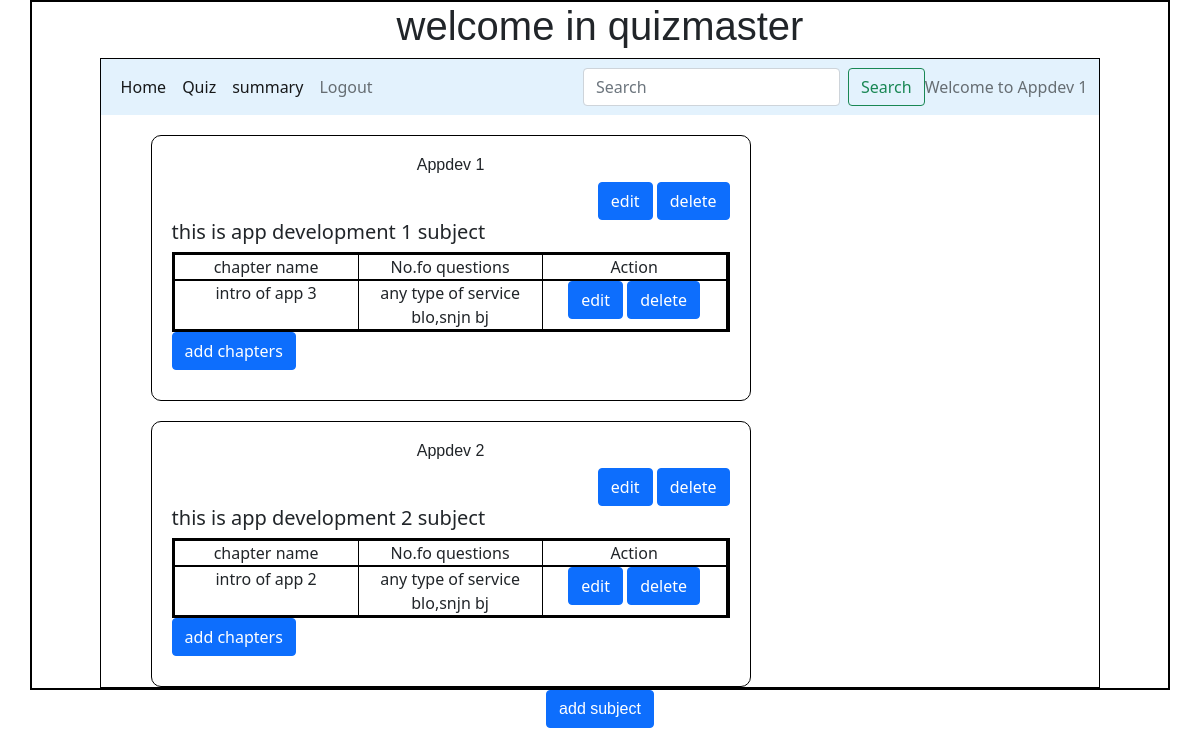
The app's page /admin_dashboard/Appdev 1 with its own data.
### models/database.py (models this page shows)
class Subjects(db.Model):
    __tablename__="Subjects"
    id=db.Column(db.Integer, primary_key=True, autoincrement=True, unique=True)
    name=db.Column(db.String(100), nullable=False)
    description=db.Column(db.String(100), nullable=False)
    chapter=db.relationship("Chapters", backref='Subjects', cascade="all, delete-orphan")

class Chapters(db.Model):
    __tablename__="Chapters"
    id=db.Column(db.Integer, primary_key=True, autoincrement=True,unique=True)
    name=db.Column(db.String(100), nullable=False)
    description=db.Column(db.String(100), nullable=False)
    subject_id=db.Column(db.Integer, db.ForeignKey("Subjects.id", ondelete="CASCADE"), nullable=False)
    quiz=db.relationship('Quizzes', backref="Chapters", cascade="all, delete-orphan")

### controllers/main.py (the view)
@app.route("/admin_dashboard/<name>")
def admin_dashboard(name):
    subjects=Subjects.query.all()
    return render_template("admin_dashboard.html", name=name, subjects=subjects)

### templates/admin_dashboard.html (shortened to what this page needs)
{%extends "admin_layout.html"%}
{%block content%}
            {%if subjects%}
            <div>
              {%for subject in subjects%}
              <div class="small_form">
                <h4 class="center">{{subject.name}}</h4>
                <div style="text-align: right;">
                  <a class="btn btn-primary" href="/subject/{{subject.id}}/{{name}}" role="button">edit</a>
                  <a class="btn btn-primary" href="/subject/{{subject.id}}/{{name}}/delete" role="button">delete</a>
                </div>
                <h5>{{subject.description}}</h5>
                <div class="container text-center">
                  <div class="row">
                    <div class="col">
                      chapter name
                    </div>
                    <div class="col">
                      No.fo questions
                    </div>
                    <div class="col">
                      Action
                    </div>
                  </div>
                  {%if subject.chapter%}
                  {%for chapter in subject.chapter%}
                  <div class="row">
                    <div class="col">
                      {{chapter.name}}
                    </div>
                    <div class="col">
                    {{chapter.description}}
                    </div>
                    <div class="col">
                      <a class="btn btn-primary" href="/edit/{{subject.id}}/{{chapter.id}}/{{name}}" role="button">edit</a>
                      <a class="btn btn-primary" href="/chapter/{{chapter.id}}/{{name}}/delete" role="button">delete</a>
                    </div>
                  </div>
                  {%endfor%}
                  {%else%}
                  <div>
                    <h5>no chapter added yet</h5>
                  </div>
                  {%endif%}
                  </div>
                    <a class="btn btn-primary" href="/new_chapter/{{subject.id}}/{{name}}" role="button">add chapters</a>
                  </div>
                </div>
                {%endfor%}
              </div>
              {%else%}
              <div>
                <h4>No Subject added till now</h4>
              </div>
              {%endif%}
              <div class="center">
                <a class="btn btn-primary" href="/new_subject/{{name}}" role="button">add subject</a>
              </div>
{%endblock%}

### templates/admin_layout.html (shortened to what this page needs)
<!DOCTYPE html>
<html>
<head>
    <link rel="stylesheet" href="\static\main.css">
    <link href="https://cdn.jsdelivr.net/npm/bootstrap@5.0.2/dist/css/bootstrap.min.css" rel="stylesheet">
</head>
<body>
  <div class="container">
    <div class="center"><h1>welcome in quizmaster</h1></div>
      <div class="panel">
        <nav class="navbar navbar-expand-lg navbar-light" style="background-color: #e3f2fd;">
          <div class="container-fluid">
            <div class="collapse navbar-collapse" id="navbarText">
              <ul class="navbar-nav me-auto mb-2 mb-lg-0">
                <li class="nav-item">
                  <a class="nav-link active" aria-current="page" href="/admin_dashboard/{{name}}">Home</a>
                </li>
                <li class="nav-item">
                  <a class="nav-link active" aria-current="page" href="/quiz_management/{{name}}">Quiz</a>
                </li>
                <li class="nav-item">
                  <a class="nav-link active" aria-current="page" href="/admin_summary{{name}}">summary</a>
                </li>
                <li class="nav-item">
                  <a class="nav-link" href="/login">Logout</a>
                </li>
              </ul>
              <form class="d-flex" method="POST" action="/search/{{name}}">
                <input class="form-control me-2" type="search" placeholder="Search" aria-label="Search" name="admin_search" id="admin_search">
                <button class="btn btn-outline-success" type="submit">Search</button>
              </form>
              <span class="navbar-text">
                Welcome to {{name}}
              </span>
            </div>
          </div>
        </nav>
        {%block content%}{%endblock%}
</body>
</html>

### static/main.css (style rules this page uses)
* { margin: 0px; }
.container { border: 2px solid black; }
.panel { width: 90%; margin: auto; height: auto; border: 1px solid black; }
.small_form { border: 1px solid black; width: 600px; height: auto; margin-top: 20px; padding: 20px; border-radius: 10px; margin-left: 50px; padding-bottom: 30px; }
.row { border: 1px solid black; }
.col { border-right: 1px solid black; }
.center { text-align: center; font: 1em sans-serif; }

### records on screen
Subjects: name "Appdev 1", description "this is app development 1 subject"
Chapters: name "intro of app 3", description "any type of service blo,snjn bj"
Subjects: name "Appdev 2", description "this is app development 2 subject"
Chapters: name "intro of app 2", description "any type of service blo,snjn bj"
